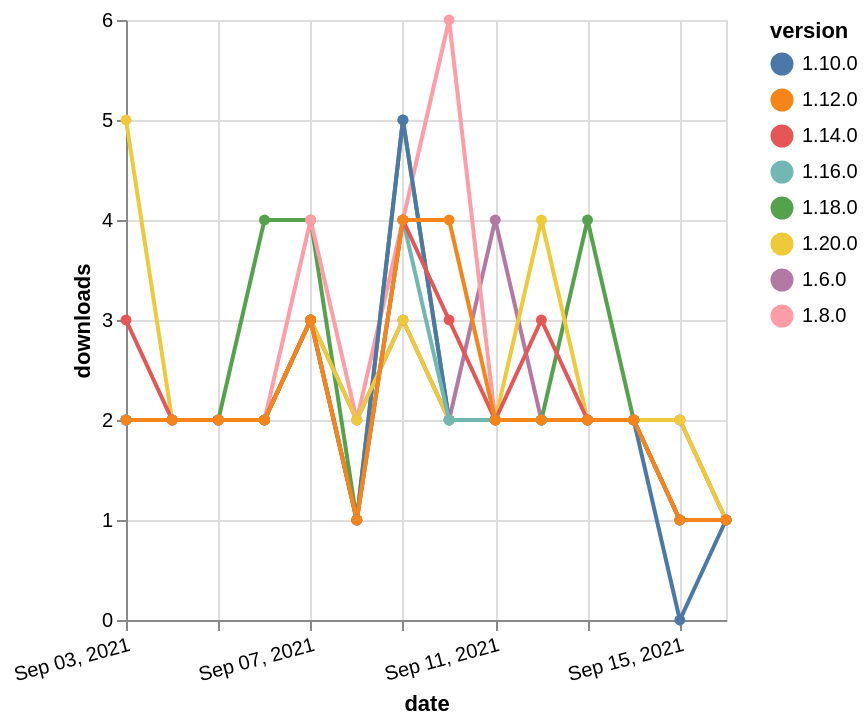

The specification (Vega-Lite) saved for this image:
### Vega-Lite specification from a JSON file in a GitHub repository (floating-point values rounded to 4 significant figures)
{"$schema": "https://vega.github.io/schema/vega-lite/v5.json", "description": "A simple bar chart with embedded data.", "data": {"values": [{"date": "2021-09-03", "total": 2396, "delta": 2, "version": "1.6.0"}, {"date": "2021-09-04", "total": 2398, "delta": 2, "version": "1.6.0"}, {"date": "2021-09-05", "total": 2400, "delta": 2, "version": "1.6.0"}, {"date": "2021-09-06", "total": 2402, "delta": 2, "version": "1.6.0"}, {"date": "2021-09-07", "total": 2405, "delta": 3, "version": "1.6.0"}, {"date": "2021-09-08", "total": 2407, "delta": 2, "version": "1.6.0"}, {"date": "2021-09-09", "total": 2410, "delta": 3, "version": "1.6.0"}, {"date": "2021-09-10", "total": 2412, "delta": 2, "version": "1.6.0"}, {"date": "2021-09-11", "total": 2416, "delta": 4, "version": "1.6.0"}, {"date": "2021-09-12", "total": 2418, "delta": 2, "version": "1.6.0"}, {"date": "2021-09-13", "total": 2420, "delta": 2, "version": "1.6.0"}, {"date": "2021-09-14", "total": 2422, "delta": 2, "version": "1.6.0"}, {"date": "2021-09-15", "total": 2424, "delta": 2, "version": "1.6.0"}, {"date": "2021-09-16", "total": 2425, "delta": 1, "version": "1.6.0"}, {"date": "2021-09-03", "total": 713, "delta": 2, "version": "1.18.0"}, {"date": "2021-09-04", "total": 715, "delta": 2, "version": "1.18.0"}, {"date": "2021-09-05", "total": 717, "delta": 2, "version": "1.18.0"}, {"date": "2021-09-06", "total": 721, "delta": 4, "version": "1.18.0"}, {"date": "2021-09-07", "total": 725, "delta": 4, "version": "1.18.0"}, {"date": "2021-09-08", "total": 726, "delta": 1, "version": "1.18.0"}, {"date": "2021-09-09", "total": 731, "delta": 5, "version": "1.18.0"}, {"date": "2021-09-10", "total": 733, "delta": 2, "version": "1.18.0"}, {"date": "2021-09-11", "total": 735, "delta": 2, "version": "1.18.0"}, {"date": "2021-09-12", "total": 737, "delta": 2, "version": "1.18.0"}, {"date": "2021-09-13", "total": 741, "delta": 4, "version": "1.18.0"}, {"date": "2021-09-14", "total": 743, "delta": 2, "version": "1.18.0"}, {"date": "2021-09-15", "total": 744, "delta": 1, "version": "1.18.0"}, {"date": "2021-09-16", "total": 745, "delta": 1, "version": "1.18.0"}, {"date": "2021-09-03", "total": 2559, "delta": 2, "version": "1.8.0"}, {"date": "2021-09-04", "total": 2561, "delta": 2, "version": "1.8.0"}, {"date": "2021-09-05", "total": 2563, "delta": 2, "version": "1.8.0"}, {"date": "2021-09-06", "total": 2565, "delta": 2, "version": "1.8.0"}, {"date": "2021-09-07", "total": 2569, "delta": 4, "version": "1.8.0"}, {"date": "2021-09-08", "total": 2571, "delta": 2, "version": "1.8.0"}, {"date": "2021-09-09", "total": 2575, "delta": 4, "version": "1.8.0"}, {"date": "2021-09-10", "total": 2581, "delta": 6, "version": "1.8.0"}, {"date": "2021-09-11", "total": 2583, "delta": 2, "version": "1.8.0"}, {"date": "2021-09-12", "total": 2585, "delta": 2, "version": "1.8.0"}, {"date": "2021-09-13", "total": 2587, "delta": 2, "version": "1.8.0"}, {"date": "2021-09-14", "total": 2589, "delta": 2, "version": "1.8.0"}, {"date": "2021-09-15", "total": 2591, "delta": 2, "version": "1.8.0"}, {"date": "2021-09-16", "total": 2592, "delta": 1, "version": "1.8.0"}, {"date": "2021-09-03", "total": 2044, "delta": 2, "version": "1.10.0"}, {"date": "2021-09-04", "total": 2046, "delta": 2, "version": "1.10.0"}, {"date": "2021-09-05", "total": 2048, "delta": 2, "version": "1.10.0"}, {"date": "2021-09-06", "total": 2050, "delta": 2, "version": "1.10.0"}, {"date": "2021-09-07", "total": 2053, "delta": 3, "version": "1.10.0"}, {"date": "2021-09-08", "total": 2054, "delta": 1, "version": "1.10.0"}, {"date": "2021-09-09", "total": 2059, "delta": 5, "version": "1.10.0"}, {"date": "2021-09-10", "total": 2061, "delta": 2, "version": "1.10.0"}, {"date": "2021-09-11", "total": 2063, "delta": 2, "version": "1.10.0"}, {"date": "2021-09-12", "total": 2065, "delta": 2, "version": "1.10.0"}, {"date": "2021-09-13", "total": 2067, "delta": 2, "version": "1.10.0"}, {"date": "2021-09-14", "total": 2069, "delta": 2, "version": "1.10.0"}, {"date": "2021-09-15", "total": 2069, "delta": 0, "version": "1.10.0"}, {"date": "2021-09-16", "total": 2070, "delta": 1, "version": "1.10.0"}, {"date": "2021-09-03", "total": 266, "delta": 5, "version": "1.20.0"}, {"date": "2021-09-04", "total": 268, "delta": 2, "version": "1.20.0"}, {"date": "2021-09-05", "total": 270, "delta": 2, "version": "1.20.0"}, {"date": "2021-09-06", "total": 272, "delta": 2, "version": "1.20.0"}, {"date": "2021-09-07", "total": 275, "delta": 3, "version": "1.20.0"}, {"date": "2021-09-08", "total": 277, "delta": 2, "version": "1.20.0"}, {"date": "2021-09-09", "total": 280, "delta": 3, "version": "1.20.0"}, {"date": "2021-09-10", "total": 282, "delta": 2, "version": "1.20.0"}, {"date": "2021-09-11", "total": 284, "delta": 2, "version": "1.20.0"}, {"date": "2021-09-12", "total": 288, "delta": 4, "version": "1.20.0"}, {"date": "2021-09-13", "total": 290, "delta": 2, "version": "1.20.0"}, {"date": "2021-09-14", "total": 292, "delta": 2, "version": "1.20.0"}, {"date": "2021-09-15", "total": 294, "delta": 2, "version": "1.20.0"}, {"date": "2021-09-16", "total": 295, "delta": 1, "version": "1.20.0"}, {"date": "2021-09-03", "total": 1010, "delta": 2, "version": "1.16.0"}, {"date": "2021-09-04", "total": 1012, "delta": 2, "version": "1.16.0"}, {"date": "2021-09-05", "total": 1014, "delta": 2, "version": "1.16.0"}, {"date": "2021-09-06", "total": 1016, "delta": 2, "version": "1.16.0"}, {"date": "2021-09-07", "total": 1019, "delta": 3, "version": "1.16.0"}, {"date": "2021-09-08", "total": 1020, "delta": 1, "version": "1.16.0"}, {"date": "2021-09-09", "total": 1024, "delta": 4, "version": "1.16.0"}, {"date": "2021-09-10", "total": 1026, "delta": 2, "version": "1.16.0"}, {"date": "2021-09-11", "total": 1028, "delta": 2, "version": "1.16.0"}, {"date": "2021-09-12", "total": 1030, "delta": 2, "version": "1.16.0"}, {"date": "2021-09-13", "total": 1032, "delta": 2, "version": "1.16.0"}, {"date": "2021-09-14", "total": 1034, "delta": 2, "version": "1.16.0"}, {"date": "2021-09-15", "total": 1035, "delta": 1, "version": "1.16.0"}, {"date": "2021-09-16", "total": 1036, "delta": 1, "version": "1.16.0"}, {"date": "2021-09-03", "total": 1480, "delta": 3, "version": "1.14.0"}, {"date": "2021-09-04", "total": 1482, "delta": 2, "version": "1.14.0"}, {"date": "2021-09-05", "total": 1484, "delta": 2, "version": "1.14.0"}, {"date": "2021-09-06", "total": 1486, "delta": 2, "version": "1.14.0"}, {"date": "2021-09-07", "total": 1489, "delta": 3, "version": "1.14.0"}, {"date": "2021-09-08", "total": 1490, "delta": 1, "version": "1.14.0"}, {"date": "2021-09-09", "total": 1494, "delta": 4, "version": "1.14.0"}, {"date": "2021-09-10", "total": 1497, "delta": 3, "version": "1.14.0"}, {"date": "2021-09-11", "total": 1499, "delta": 2, "version": "1.14.0"}, {"date": "2021-09-12", "total": 1502, "delta": 3, "version": "1.14.0"}, {"date": "2021-09-13", "total": 1504, "delta": 2, "version": "1.14.0"}, {"date": "2021-09-14", "total": 1506, "delta": 2, "version": "1.14.0"}, {"date": "2021-09-15", "total": 1507, "delta": 1, "version": "1.14.0"}, {"date": "2021-09-16", "total": 1508, "delta": 1, "version": "1.14.0"}, {"date": "2021-09-03", "total": 1672, "delta": 2, "version": "1.12.0"}, {"date": "2021-09-04", "total": 1674, "delta": 2, "version": "1.12.0"}, {"date": "2021-09-05", "total": 1676, "delta": 2, "version": "1.12.0"}, {"date": "2021-09-06", "total": 1678, "delta": 2, "version": "1.12.0"}, {"date": "2021-09-07", "total": 1681, "delta": 3, "version": "1.12.0"}, {"date": "2021-09-08", "total": 1682, "delta": 1, "version": "1.12.0"}, {"date": "2021-09-09", "total": 1686, "delta": 4, "version": "1.12.0"}, {"date": "2021-09-10", "total": 1690, "delta": 4, "version": "1.12.0"}, {"date": "2021-09-11", "total": 1692, "delta": 2, "version": "1.12.0"}, {"date": "2021-09-12", "total": 1694, "delta": 2, "version": "1.12.0"}, {"date": "2021-09-13", "total": 1696, "delta": 2, "version": "1.12.0"}, {"date": "2021-09-14", "total": 1698, "delta": 2, "version": "1.12.0"}, {"date": "2021-09-15", "total": 1699, "delta": 1, "version": "1.12.0"}, {"date": "2021-09-16", "total": 1700, "delta": 1, "version": "1.12.0"}]}, "width": "container", "mark": {"type": "line", "point": {"filled": true}}, "encoding": {"x": {"field": "date", "type": "temporal", "timeUnit": "yearmonthdate", "title": "date", "axis": {"labelAngle": -15}}, "y": {"field": "delta", "type": "quantitative", "title": "downloads"}, "color": {"field": "version", "type": "nominal"}, "tooltip": {"field": "delta"}}}
